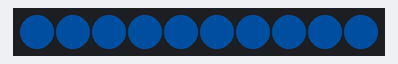
This sketch was run on a simulated Arduino Uno, built with avr-gcc and run on an emulated ATmega328P. On the bench: 10 RGB LEDs in strip order, left to right. Dim RGB values are drawn brighter than linear.

Above: at 0.46 s.
At 7.72 s:
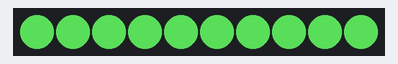
At 17.42 s:
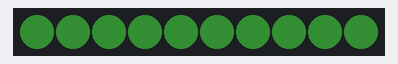
At 29.23 s:
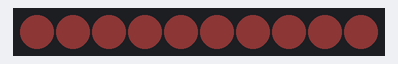
At 39.83 s:
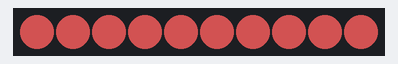

The sketch:

ws2812_led.ino
```cpp
#include <FastLED.h>

#define DATA_PIN    7     // Change this to your data pin
#define NUM_LEDS    10      // Change this to the number of LEDs in your strip

CRGB leds[NUM_LEDS];        // Define the array to hold LED colors

void setup() {
    FastLED.addLeds<WS2812B, DATA_PIN, GRB>(leds, NUM_LEDS); // Change LED type if needed
    FastLED.setBrightness(200); // Set initial brightness (0 to 255)
}

void loop() {
    breathingLights(3000); // Call the function with a duration of 3000 milliseconds
}

void breathingLights(int duration) {
    int breatheTime = duration / 2; // Time for each phase of the breath
    int fadeAmount = 255;           // Maximum brightness value

   breathingCycle(fadeAmount, CRGB(0, 102, 204), breatheTime);

    // Breathing cycle for pinkish red
    breathingCycle(fadeAmount, CRGB(255, 102, 102), breatheTime);

    // Breathing cycle for light green
    breathingCycle(fadeAmount, CRGB(102, 255, 102), breatheTime);
}

void breathingCycle(int fadeAmount, CRGB targetColor, int breatheTime) {
    for (int i = 0; i <= fadeAmount; i++) {
        int brightness = map(i, 0, fadeAmount, 0, 255);
        for (int j = 0; j < NUM_LEDS; j++) {
            leds[j] = targetColor;
            leds[j].fadeToBlackBy(255 - brightness);
        }
        FastLED.show();
        delay(breatheTime / fadeAmount);
    }

    for (int i = fadeAmount; i >= 0; i--) {
        int brightness = map(i, 0, fadeAmount, 0, 255);
        for (int j = 0; j < NUM_LEDS; j++) {
            leds[j] = targetColor;
            leds[j].fadeToBlackBy(255 - brightness);
        }
        FastLED.show();
        delay(breatheTime / fadeAmount);
    }
}
```
